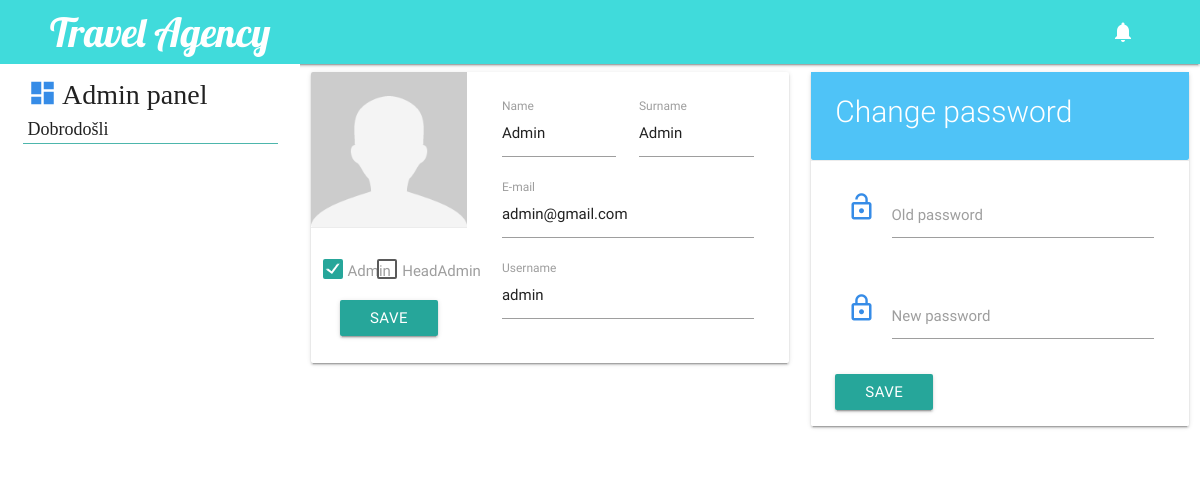
Page /uredjivanjeAdmina.php?id=2 on the committed database.
### tables this page shows
CREATE TABLE IF NOT EXISTS `korisnici` (
  `id_korisnika` int(100) NOT NULL AUTO_INCREMENT,
  `ime` text NOT NULL,
  `prezime` text NOT NULL,
  `email` varchar(100) NOT NULL,
  `korisnicko_ime` varchar(100) NOT NULL,
  `sifra` varchar(100) NOT NULL,
  `tip` varchar(50) NOT NULL DEFAULT 'administrator',
  PRIMARY KEY (`id_korisnika`)
);

### uredjivanjeAdmina.php (the view, shortened to what this page needs)
<?php
 include('db/konekcija.php');
    $id = $_GET['id'];
    $query = "SELECT * FROM korisnici WHERE id_korisnika = $id";
?>
<!DOCTYPE html>
<html lang="en">
<head>
      <link type="text/css" rel="stylesheet" href="css/materialize.css"  media="screen,projection"/>
      <link type="text/css" rel="stylesheet" href="css/styleAdmin.css"  media="screen,projection"/>
      <link type="text/css" rel="stylesheet" href="css/animate.css"  media="screen,projection"/>
</head>
    <body>
      <?php  include 'adminPanel.php'; ?>
    <div class="row">
       <?php
       if( $res = mysqli_query($conn, $query)){
           if(mysqli_num_rows($res) > 0){
            while ($row = mysqli_fetch_array($res)){
        ?>
        <div class="col s5">
            <form action="" method="POST">
            <div class="card horizontal">
                <div class="card-image">
                 <img src="images/user.png" >
                 <div class="card-action" style="padding-left:0;">
                        <div class="row" style="margin-bottom:0px;">
                            <div class="col s5">
                                <p>
                                    <label for="admin" style="padding-left:25px;">Admin</label>
                                </p>
                            </div>
                            <div class="col s5">
                                <p>
                                    <label for="headAdmin" style="padding-left:25px;">HeadAdmin</label>
                                </p>
                            </div>
                        </div>
                    </div>
                    <div class="row" style="margin-bottom:0px;">
                        <div class="col s12 center-align">
                            <button  style="margin-bottom:10px;" class="btn waves-effect waves-light" value="submit"
                            type="submit" name="uredi" style="margin-bottom:15px;">
                                SAVE
                            </button>
                        </div>
                    </div>
                </div>
                <div class="card-content">
                   <div class="row">
                        <div class="col s6">
                            <div class="input-field" >
                                <input style="margin:0px !important;" type="text" id="ime" name="ime" value="<?php echo $row['ime']; ?>">
                                <label for="ime">Name</label>
                            </div>
                        </div>
                        <div class="col s6">
                            <div class="input-field">
                                <input style="margin:0px !important;" type="text" id="prezime" name="prezime" value="<?php echo $row['prezime']; ?>">
                                <label for="prezime">Surname</label>
                            </div>
                        </div>
                    </div>
                    <div class="row">
                        <div class="col s12">
                            <div class="input-field">
                                <input style="margin:0px !important;" type="text" id="email" name="email" value="<?php echo $row['email']; ?>">
                                <label for="email">E-mail</label>
                            </div>
                        </div>
                    </div>
                    <div class="row">
                        <div class="col s12">
                            <div class="input-field">
                                <input style="margin:0px !important;" type="text" id="korisnicko_ime" name="korisnicko_ime" value="<?php echo $row['korisnicko_ime']; ?>">
                                <label for="korisnicko_ime">Username</label>
                            </div>
                        </div>
                    </div>
                </div>
            </div>
        </form>
        </div>
        <div class="col s4">
            <form action="" method="POST">
            <div class="card">
                    <div class="card-content light-blue lighten-2" >
                        <span class="card-title white-text" style="font-size: 30px;">Change password</span>
                    </div>
                    <div class="card-action">
                        <div class="row">
                            <div class="col s12">
                                <div class="input-field">
                                        <i class="material-icons prefix">lock_open</i>
                                        <input type="password" id="staraLozinka" name="staraLozinka">
                                        <label for="staraLozinka">Old password</label>
                                </div>
                            </div>
                        </div>
                        <div class="row" style="margin-bottom:10px;">
                            <div class="col s12">
                                <div class="input-field">
                                        <i class="material-icons prefix">lock_outline</i>
                                        <input type="password" id="novaLozinka" name="novaLozinka">
                                        <label for="novaLozinka">New password</label>
                                </div>
                            </div>
                        </div>
                        <div class="input-field">
                                <button class="btn waves-effect waves-light center-align" value="submit"
                                type="submit" name="promjena">
                                    SAVE
                                </button>
                            </div>
                    </div>
                </div>
            </form>
        </div>
        <?php }
        }
     }
      ?>
    </div>
        <link rel="stylesheet" href="css/sweetalert2.min.css">
        <link rel="stylesheet" href="css/sweetalert2.css">
    </body>
</html>

### css/styleAdmin.css (style rules this page uses)
.material-icons { color: #368ce7 !important; }

### rows in the picture
korisnici: ime "Admin", prezime "Admin", email "admin@gmail.com", korisnicko_ime "admin"
